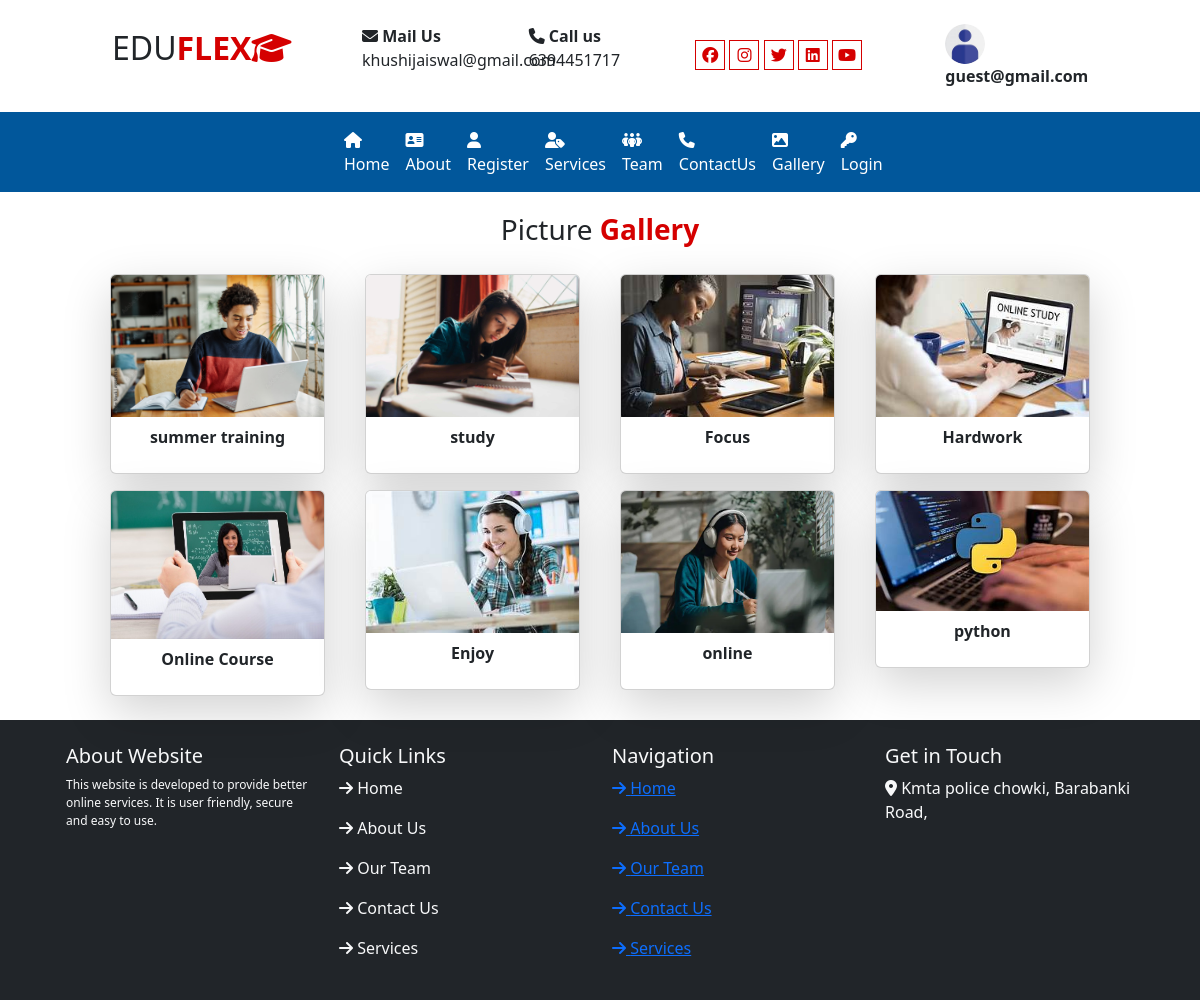
Page /gallery/ on the committed database.
### user/models.py (models this page shows)
class tblgallery(models.Model):
    title=models.CharField(max_length=50)
    picture=models.ImageField(upload_to="static/gallery/",null=True)

### user/views.py (the view)
# urls.py: path("gallery/",views.gallery),
def gallery(request):
    data=tblgallery.objects.all()
    d={"gal":data}
    return render(request,"gallery.html",d)

### templates/gallery.html
{% extends 'base.html' %}
{% load static %}
{% block content %}
    <div class="row gallery py-3">
             <p class="text-center fs-3">Picture <b class="text-mycolor1">Gallery</b></p>
     <div class="col-sm-10 mx-auto">
      <div class="row">
        {% for r in gal %}
        <div class="col-sm-3">
          <div class="card shadow-lg m-2 hover-img">
            <img src="../{{r.picture}}" class="card-img-top"/>
            <p class="py-2 text-center fw-bold">{{r.title}}</p>
          </div>
        </div>
        {% endfor %}
          </div>
          </div>
          </div>
{% endblock %}

### templates/base.html (shortened to what this page needs)
{% load static %}
<!DOCTYPE html>
<html lang="en">
<head>
    <link rel="stylesheet" href="{% static 'css/bootstrap.css' %}">
    <link rel="stylesheet" href="https://cdnjs.cloudflare.com/ajax/libs/font-awesome/6.7.2/css/all.min.css">
</head>
<body>
<div class="container-fluid">
    <div class="row header">
        <div class="col-sm-1"></div>
        <div class="col-sm-10 py-4">
            <div class="row">
                <div class="col-sm-3">
                    <div class="fs-2">EDU<b class="text-mycolor1">FLEX<i class="fa-solid fa-graduation-cap"></i>
                    </b></div>
                </div>
                <div class="col-sm-2"> <i class="fa-solid fa-envelope fa-fade"></i>
                    <b>Mail Us</b><br>
                    khushijaiswal@gmail.com
                </div>
                <div class="col-sm-2"> <i class="fa-solid fa-phone fa-shake"></i>
                    <b>Call us</b>
                    <br>6394451717
                </div> <br> <br>
                <div class="col-sm-3 pt-3">
                   <i class="fa-brands fa-facebook ic"></i>
                   <i class="fa-brands fa-instagram ic"></i>
                   <i class="fa-brands fa-twitter ic"></i>
                   <i class="fa-brands fa-linkedin ic"></i>
                   <i class="fa-brands fa-youtube ic"></i>
                   </div>
                   <div class="col-sm-2">
                    {% if request.session.email %}
                    <img src="../{{request.session.userpic}}" class="img-thumnail rounded-circle" style="height: 40px; width: 40px;"/>
                   <b> {{request.session.name }}</b>
                    {{request.session.email}}
                    {% else %}
                    <img src="{% static 'images/user.jpeg'%}" class="img-thumnail rounded-circle" style="height: 40px; width: 40px;"/>
                    <b>guest@gmail.com</b>
                    {% endif %}
                   </div>
            </div>
        </div>
        <div class="col-sm-1"></div>
     </div>
    <div class="row menu bg-mycolor1">
        <div class="col-sm-6 mx-auto">
          <nav class="navbar navbar-expand-lg bg-body-tertiary" id="menu">
    <div class="collapse navbar-collapse" id="navbarSupportedContent">
      <ul class="navbar-nav me-auto mb-2 mb-lg-0 px-4">
        <li class="nav-item">
          <a class="nav-link active" aria-current="page" href="/home/"><i class="fa-solid fa-house"></i> Home</a>
        </li>
        <li class="nav-item">
          <a class="nav-link" href="/about/"> <i class="fa-solid fa-address-card"></i> About</a>
        </li>
        <li class="nav-item">
          <a class="nav-link" href="/register/"> <i class="fa-solid fa-user"></i> Register</a>
        </li>
        <li class="nav-item">
          <a class="nav-link" href="/services/"><i class="fa-solid fa-user-tag"></i> Services</a>
        </li>
        <li class="nav-item">
          <a class="nav-link" href="/team/"><i class="fa-solid fa-people-group"></i> Team</a>
        </li>
        <li class="nav-item">
          <a class="nav-link" href="/contact/"><i class="fa-solid fa-phone"></i> ContactUs</a>
        </li>
        <li class="nav-item">
          <a class="nav-link" href="/gallery/"> <i class="fa-solid fa-image"></i> Gallery</a>
        </li>
        <li class="nav-item">
          <a class="nav-link" href="/login/">
            <i class="fa-solid fa-key"></i> Login</a>
        </li>
      </ul>
    </div>
  </div>
        </div>
    </div>
     <div class="row">
      <div class="col-sm-12" style="min-height:100px;">
     {% block content%}
      {% endblock %}
      </div>
     </div>
<div class="container-fluid ufooter bg-dark">
  <div class="container">
    <div class="row p-4 text-light">
      <div class="col-md-3">
        <h5>About Website</h5>
        <p style="font-size:12px;">
          This website is developed to provide better online services.
          It is user friendly, secure and easy to use.
        </p>
      </div>
      <div class="col-md-3">
        <h5>Quick Links</h5>
        <p><i class="fa-solid fa-arrow-right"></i> Home</p>
        <p><i class="fa-solid fa-arrow-right"></i> About Us</p>
        <p><i class="fa-solid fa-arrow-right"></i> Our Team</p>
        <p><i class="fa-solid fa-arrow-right"></i> Contact Us</p>
        <p><i class="fa-solid fa-arrow-right"></i> Services</p>
      </div>
      <div class="col-md-3">
        <h5>Navigation</h5>
        <p><a href="/home/" class="footer-link"><i class="fa-solid fa-arrow-right"></i> Home</a></p>
        <p><a href="/about/" class="footer-link"><i class="fa-solid fa-arrow-right"></i> About Us</a></p>
        <p><a href="#" class="footer-link"><i class="fa-solid fa-arrow-right"></i> Our Team</a></p>
        <p><a href="#" class="footer-link"><i class="fa-solid fa-arrow-right"></i> Contact Us</a></p>
        <p><a href="#" class="footer-link"><i class="fa-solid fa-arrow-right"></i> Services</a></p>
      </div>
      <div class="col-md-3">
        <h5>Get in Touch</h5>
        <p><i class="fa-solid fa-location-dot"></i> Kmta police chowki, Barabanki Road,
</body>
</html>

### rows in the picture
tblgallery: picture (picture), title "summer training"
tblgallery: picture (picture), title "study"
tblgallery: picture (picture), title "Focus"
tblgallery: picture (picture), title "Hardwork"
tblgallery: picture (picture), title "Online Course"
tblgallery: picture (picture), title "Enjoy"
tblgallery: picture (picture), title "online"
tblgallery: picture (picture), title "python"
